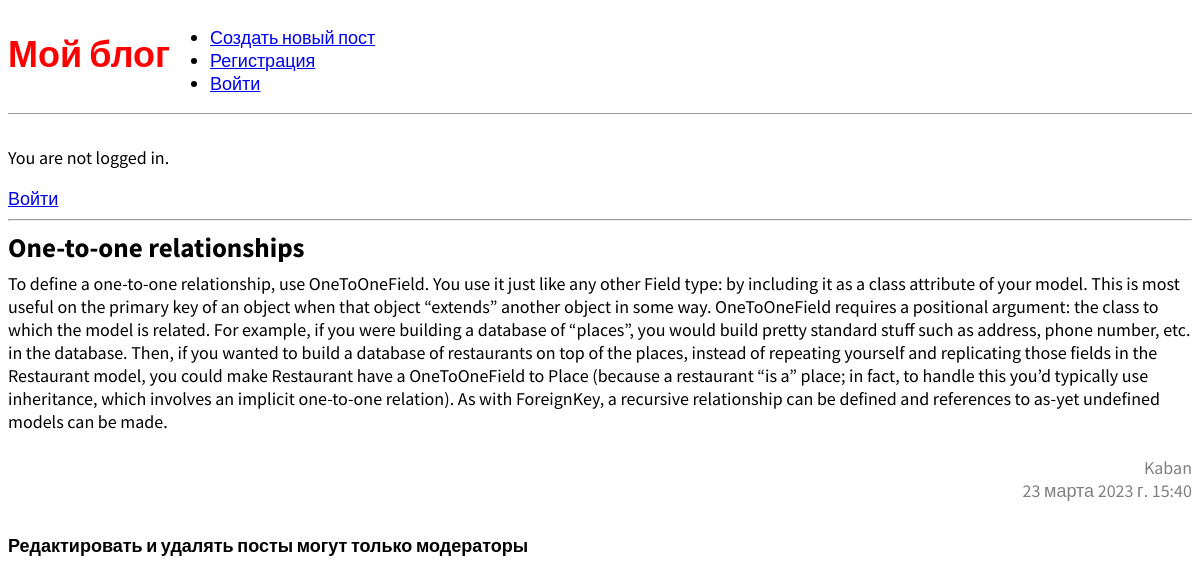
Screenshot of /post/3/ with the database file from the repository.
### blog/models.py (models this page shows, shortened)
class Post(models.Model):
    title = models.CharField(max_length=200)  # Строковое поле, для строк малого и большого размера.
    author = models.ForeignKey(
        'auth.User',
        on_delete=models.CASCADE,  # Если удалиться пользователь, то и его статьи удаляться(каскадное отношение)
    )
    body = models.TextField()  # Большое текстовое поле
    time_create = models.DateTimeField(default=datetime.datetime.now())

### blog/views.py (the view)
# urls.py: path("post/<int:pk>/", BlogDetailView.as_view(), name='post_detail'),
class BlogDetailView(DetailView):
    model = Post
    template_name = 'post_detail.html'

### templates/post_detail.html
{% extends 'base.html' %}
{% block content %}
  <div class="post-entry">
    <h2>{{ object.title }}</h2>
    <p>{{ object.body }}</p>
    <br>
    <p class="date">{{ object.author }}</p>
    <p class="date">{{ object.time_create }}</p>
  </div>
  {% if user.id == 1 %}
  <a href='{% url 'post_edit' post.pk %}'>Редактировать</a>
  <a style="color: red;" href="{% url 'post_delete' post.pk %}">Удалить</a>
  <p>{{ user.group.name }}</p>
  {% else %}
  <b>Редактировать и удалять посты могут только модераторы</b>
  {% endif %}
{% endblock content %}

### static/css/base.css (style rules this page uses)
body { font-family: 'Source Sans Pro', sans-serif; font-size: 18px; }
.post-entry { margin-bottom: 2rem; }
.post-entry h2 { margin: 0.5rem 0; }
.post-entry p { margin: 0; font-weight: 400; }
.date { color: grey; text-align: right; }

### rows the page displays
Post: title "One-to-one relationships", body "To define a one-to-one relationship, use OneToOneField. You use it just like any other Field type: by including it as a class attribute of your model. This is most useful on the primary key of an object when that object “extends” another object in some way. OneToOneField requires a positional argument: the class to which the model is related. For example, if you were building a database of “places”, you would build pretty standard stuff such as address, phone number, etc. in the database. Then, if you wanted to build a database of restaurants on top of the places, instead of repeating yourself and replicating those fields in the Restaurant model, you could make Restaurant have a…", author "Kaban", time_create "23 марта 2023 г. 15:40"
